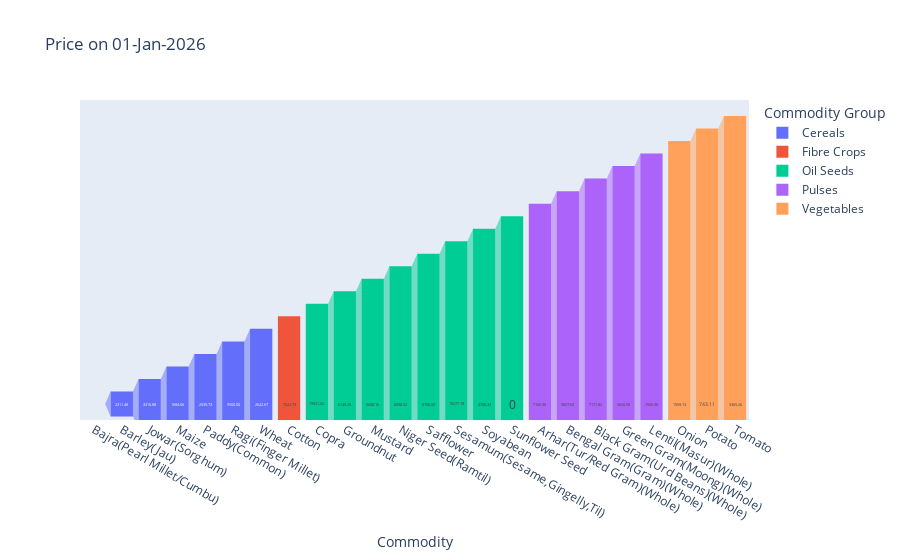

Write notebook code for a chart like this one.
### Code cell
px.funnel(df,x='Commodity',y='Price 2',title='Price on 01-Jan-2026',color='Commodity Group')

### Figure 1 — Plotly figure (JSON) as saved in the notebook; plotly's stock layout.template omitted (floating-point values rounded to 4 significant figures)
{"data": [{"hovertemplate": "Commodity Group=Cereals<br>Commodity=%{x}<br>Price 2=%{y}<extra></extra>", "legendgroup": "Cereals", "marker": {"color": "#636efa"}, "name": "Cereals", "orientation": "v", "showlegend": true, "type": "funnel", "x": ["Bajra(Pearl Millet/Cumbu)", "Barley(Jau)", "Jowar(Sorghum)", "Maize", "Paddy(Common)", "Ragi(Finger Millet)", "Wheat"], "xaxis": "x", "y": ["2752.28", "2311.48", "3316.88", "1684.66", "2539.73", "5500.00", "2622.67"], "yaxis": "y"}, {"hovertemplate": "Commodity Group=Fibre Crops<br>Commodity=%{x}<br>Price 2=%{y}<extra></extra>", "legendgroup": "Fibre Crops", "marker": {"color": "#EF553B"}, "name": "Fibre Crops", "orientation": "v", "showlegend": true, "type": "funnel", "x": ["Cotton"], "xaxis": "x", "y": ["7522.79"], "yaxis": "y"}, {"hovertemplate": "Commodity Group=Oil Seeds<br>Commodity=%{x}<br>Price 2=%{y}<extra></extra>", "legendgroup": "Oil Seeds", "marker": {"color": "#00cc96"}, "name": "Oil Seeds", "orientation": "v", "showlegend": true, "type": "funnel", "x": ["Copra", "Groundnut", "Mustard", "Niger Seed(Ramtil)", "Safflower", "Sesamum(Sesame,Gingelly,Til)", "Soyabean", "Sunflower Seed"], "xaxis": "x", "y": ["19921.02", "6149.29", "6608.16", "8290.32", "6700.00", "10277.18", "4788.33", 0], "yaxis": "y"}, {"hovertemplate": "Commodity Group=Pulses<br>Commodity=%{x}<br>Price 2=%{y}<extra></extra>", "legendgroup": "Pulses", "marker": {"color": "#ab63fa"}, "name": "Pulses", "orientation": "v", "showlegend": true, "type": "funnel", "x": ["Arhar(Tur/Red Gram)(Whole)", "Bengal Gram(Gram)(Whole)", "Black Gram(Urd Beans)(Whole)", "Green Gram(Moong)(Whole)", "Lentil(Masur)(Whole)"], "xaxis": "x", "y": ["7166.90", "5827.63", "7171.82", "6826.55", "7560.30"], "yaxis": "y"}, {"hovertemplate": "Commodity Group=Vegetables<br>Commodity=%{x}<br>Price 2=%{y}<extra></extra>", "legendgroup": "Vegetables", "marker": {"color": "#FFA15A"}, "name": "Vegetables", "orientation": "v", "showlegend": true, "type": "funnel", "x": ["Onion", "Potato", "Tomato"], "xaxis": "x", "y": ["1559.13", "743.11", "3365.26"], "yaxis": "y"}], "layout": {"legend": {"title": {"text": "Commodity Group"}, "tracegroupgap": 0}, "title": {"text": "Price on 01-Jan-2026"}, "xaxis": {"anchor": "y", "domain": [0, 1], "title": {"text": "Commodity"}}, "yaxis": {"anchor": "x", "domain": [0, 1], "title": {"text": "Price 2"}}}}
